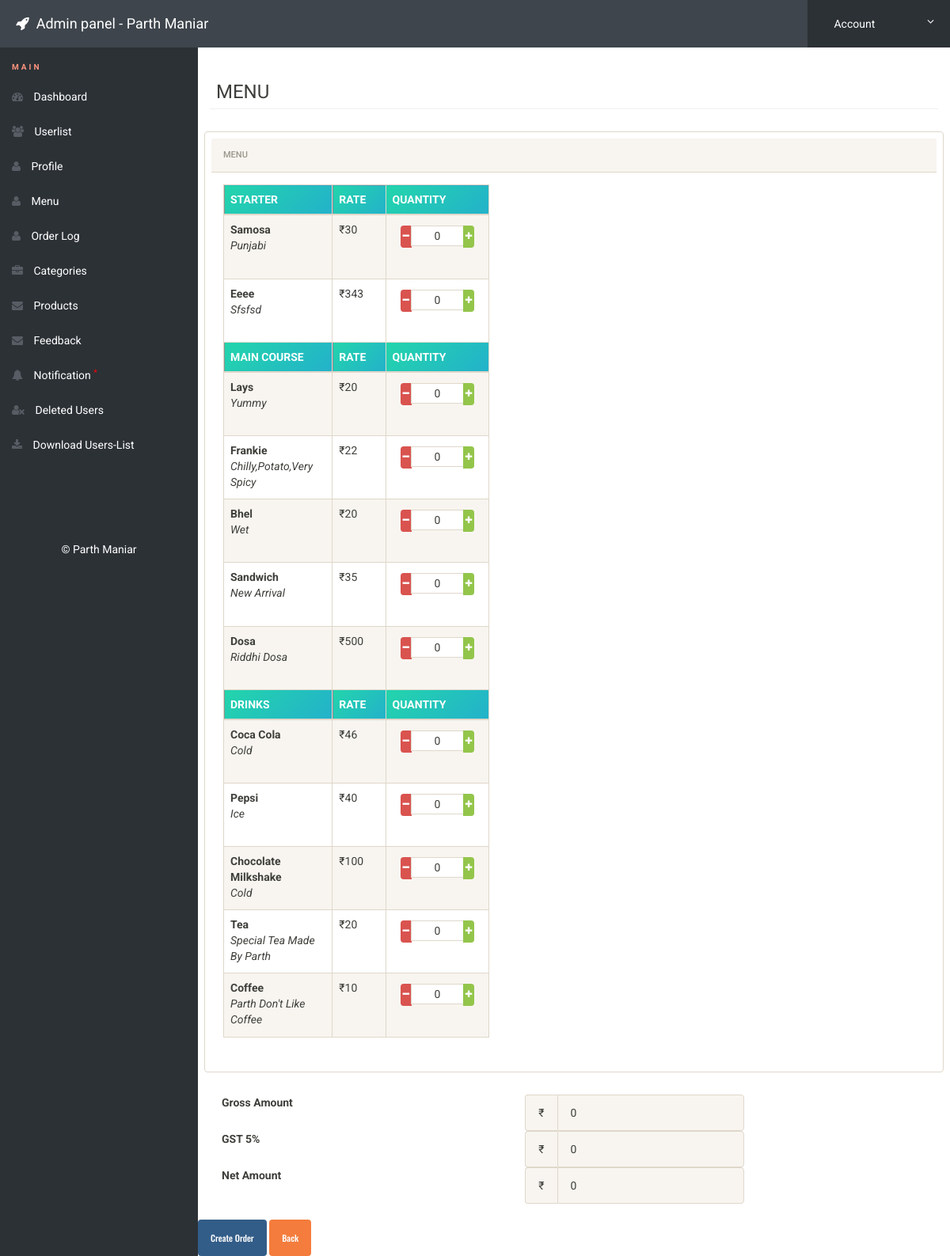
Page /admin/menu2.php (signed in) on the committed database.
### tables this page shows
CREATE TABLE `categories` (
  `id` int(11) NOT NULL,
  `name` varchar(11) NOT NULL,
  `status` int(11) NOT NULL,
  `category_description` varchar(11) NOT NULL
);

CREATE TABLE `items` (
  `pid` int(11) NOT NULL,
  `cid` varchar(11) NOT NULL,
  `cname` varchar(15) NOT NULL,
  `name` varchar(20) NOT NULL,
  `rate` varchar(11) NOT NULL,
  `description` varchar(200) NOT NULL,
  `status` varchar(11) NOT NULL
);

### admin/menu2.php (the view, shortened to what this page needs)
<?php
$pid=array();
$rate=array();
include('includes/config.php');
if(strlen($_SESSION['alogin'])==0)
	{
header('location:index.php');
}
else{
?>
<!doctype html>
<html lang="en" class="no-js">
<head>
	<link rel="stylesheet" href="css/font-awesome.min.css">
	<link rel="stylesheet" href="css/bootstrap.min.css">
	<link rel="stylesheet" href="css/dataTables.bootstrap.min.css">
	<link rel="stylesheet" href="css/bootstrap-social.css">
	<link rel="stylesheet" href="css/bootstrap-select.css">
	<link rel="stylesheet" href="css/fileinput.min.css">
	<link rel="stylesheet" href="css/awesome-bootstrap-checkbox.css">
	<link rel="stylesheet" href="css/style.css">
</head>
<body>
<?php
		$sql = "SELECT * from categories where id = :editid ";
		$query = $dbh -> prepare($sql);
		$query->bindParam(':editid',$editid,PDO::PARAM_INT);
		$query->execute();
		$result=$query->fetch(PDO::FETCH_OBJ);
?>
	<?php include('includes/header.php');?>
	<div class="ts-main-content">
	<?php include('includes/leftbar.php');?>
		<div class="content-wrapper">
			<div class="container-fluid">
				<div class="row">
					<div class="col-md-12">
						<h3 class="page-title" style="padding: 8px;">MENU<?php echo htmlentities($result->name); ?></h3>
						<div class="row">
							<div class="col-md-12" style="padding: 8px;">
								<div class="panel panel-default" style="padding: 8px;">
									<div class="panel-heading"  >Menu</div>
									<div class="panel-body" align="center" style="width:40%;" >
   <table  class="display table table-striped table-bordered table-hover" style="width:100%;">
					<?php
					$sql1 = $dbh->query("SELECT * FROM categories where status=1 ORDER BY id asc ");
 					 while ($row = $sql1->fetch(PDO::FETCH_ASSOC)) {
                      $categoryId=$row['id'];
  						 echo'
                         <thead style="background:#535456; color:#ffffff;" >
						  <th class="col-md-2"  style="text-transform: uppercase; width:10%;">
                            '.$row['name'].'
						  </th>
                            <th style="width:10%;" >
                              RATE
                              </th>
                            <th class="col-md-3" style="width:20%;">
                              QUANTITY
                              </th>
                           </thead>'
                            ;
					$sql2 = $dbh->query("SELECT * FROM items WHERE cid='$categoryId' AND status=1");
					while ($row = $sql2->fetch(PDO::FETCH_ASSOC)) {
                      array_push($pid,$row['pid']);
                      array_push($rate,$row['rate']);
					echo '
					<td style="text-transform: capitalize;">
					<b>'.$row['name'].'</b>
                    <br>
                   <i> '.$row['description'].'</i>
                    </td>
                    <td>
                    ₹'.$row['rate'].'
                    </td>
                    <td>
   <div class="center" >
      <div class="input-group input-sm">
          <span class="input-group-btn">
              <button onclick="wc()" type="button" class="btn btn-danger btn-number" data-type="minus" style="padding: 3px 3px;" data-field="pid-'.$row['pid'].'">
                  <i class="fa fa-minus"></i>
              </button>
          </span>
          <input type="text" class="form-control input-number" name="pid-'.$row['pid'].'"  value="0" min="0" max="10" style="text-align:center; height: 3px; " >
          <span class="input-group-btn">
              <button onclick="wc()" type="button" class="btn btn-success btn-number" data-type="plus" style="padding: 3px 3px;" data-field="pid-'.$row['pid'].'">
                  <i class="fa fa-plus"></i>
              </button>
          </span>
      </div>
	<p></p>
</div>
                      </td>
					</tr>';
                     }
                     }
					?>
					</table>
									</div>
								</div>
							</div>
						</div>
					</div>
				</div>
			<div class="form-group">
  <label class="col-md-5 control-label" for="prependedtext">Gross Amount</label>
  <div class="col-md-4">
    <div class="input-group">
      <span class="input-group-addon">₹</span>
      <input type="text" class="form-control" id="gross_amount" name="gross_amount" disabled autocomplete="off">
    </div>
  </div>
</div>
                                        <div class="form-group">
  <label class="col-md-5 control-label" for="prependedtext">GST 5%</label>
  <div class="col-md-4">
    <div class="input-group">
      <span class="input-group-addon">₹</span>
      <input type="text" class="form-control" id="vat_charge" name="vat_charge" disabled autocomplete="off">
    </div>
  </div>
</div>
                      <div class="form-group">
  <label class="col-md-5 control-label" for="prependedtext">Net Amount</label>
  <div class="col-md-4">
    <div class="input-group">
      <span class="input-group-addon">₹</span>
      <input type="text" class="form-control" id="net_amount" name="net_amount" disabled autocomplete="off">
    </div>
  </div>
</div>
      </div>
      <br>
                                     <div class="box-footer">
                <button onclick="createorder()" type="button" class="btn btn-primary">Create Order</button>
                <a href="" class="btn btn-warning">Back</a>
              </div>
			</div>
		</div>
</body>
</html>
<?php } ?>

### admin/css/style.css (style rules this page uses)
html { font-size: 14px; }
@media only screen and (min-width: 480px) { html { font-size: 17px; } }
@media only screen and (min-width: 768px) { html { font-size: 14px; } }
body { font-size: 1em; }
a { color: #37a6c4; }
.btn { font-family: 'Oswald', sans-serif; }
.btn i { position: relative; top: -2px; }
.panel { overflow: hidden; }
.btn { text-transform: none; }
.page-title { padding-bottom: 15px; margin-bottom: 20px; border-bottom: 1px solid #f0f0f0; }
.ts-main-content .content-wrapper { padding-top: 15px; margin-top: 60px; }
@media only screen and (min-width: 992px) { .ts-main-content .content-wrapper { margin-left: 250px; } }

### admin/menu2.php (style rules this page uses)
table, td { border: 1px solid green; width: 500px; }
th { background: linear-gradient(-45deg, #EE7752, #E73C7E, #23A6D5, #23D5AB); background-size: 400% 400%; -webkit-animation: Gradient 15s ease infinite; -moz-animation: Gradient 15s ease infinite; animation: Gradient 15s ease infinite; }

### rows in the picture
categories: name "STARTER"
items: name "Samosa", description "Punjabi", rate "30"
items: name "Eeee", description "Sfsfsd", rate "343"
categories: name "MAIN COURSE"
items: name "Lays", description "Yummy", rate "20"
items: name "Frankie", description "Chilly,potato,very Spicy", rate "22"
items: name "Bhel", description "Wet", rate "20"
items: name "Sandwich", description "New Arrival", rate "35"
items: name "Dosa", description "Riddhi Dosa", rate "500"
categories: name "DRINKS"
items: name "Coca Cola", description "Cold", rate "46"
items: name "Pepsi", description "Ice", rate "40"
items: name "Chocolate Milkshake", description "Cold", rate "100"
items: name "Tea", description "Special Tea Made By Parth", rate "20"
items: name "Coffee", description "Parth Don't Like Coffee", rate "10"
